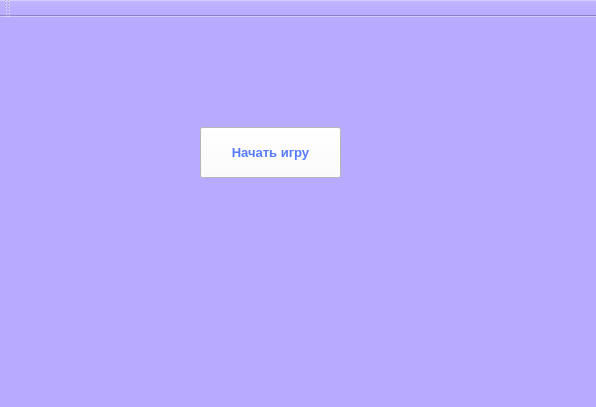
<?xml version="1.0" encoding="UTF-8"?>
<ui version="4.0">
 <class>MainWindow</class>
 <widget class="QMainWindow" name="MainWindow">
  <property name="geometry">
   <rect>
    <x>0</x>
    <y>0</y>
    <width>596</width>
    <height>407</height>
   </rect>
  </property>
  <property name="windowTitle">
   <string>MainWindow</string>
  </property>
  <property name="autoFillBackground">
   <bool>false</bool>
  </property>
  <property name="styleSheet">
   <string notr="true">background-color: rgb(184, 170, 255)</string>
  </property>
  <widget class="QWidget" name="centralWidget">
   <widget class="QPushButton" name="pbStart">
    <property name="geometry">
     <rect>
      <x>200</x>
      <y>110</y>
      <width>141</width>
      <height>51</height>
     </rect>
    </property>
    <property name="font">
     <font>
      <pointsize>10</pointsize>
      <weight>75</weight>
      <bold>true</bold>
     </font>
    </property>
    <property name="styleSheet">
     <string notr="true">color: rgb(87, 123, 255);
background-color: rgb(255, 255, 255)</string>
    </property>
    <property name="text">
     <string>Начать игру</string>
    </property>
   </widget>
  </widget>
  <widget class="QMenuBar" name="menuBar">
   <property name="geometry">
    <rect>
     <x>0</x>
     <y>0</y>
     <width>596</width>
     <height>26</height>
    </rect>
   </property>
  </widget>
  <widget class="QToolBar" name="mainToolBar">
   <attribute name="toolBarArea">
    <enum>TopToolBarArea</enum>
   </attribute>
   <attribute name="toolBarBreak">
    <bool>false</bool>
   </attribute>
  </widget>
  <widget class="QStatusBar" name="statusBar"/>
 </widget>
 <layoutdefault spacing="6" margin="11"/>
 <resources/>
 <connections/>
</ui>
